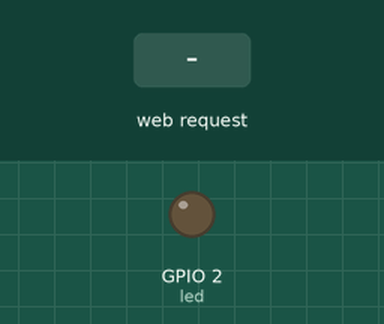
Recording of a program running on a simulated ESP32 board running MicroPython. On the bench: output pins drawn as LEDs (lit = HIGH). The inputs (shaded band) are chosen by the test bench. The board's own WiFi access point starts at once; what the program prints to the serial console is not drawn.

Above: at 1.2 s.
1.3 s: HTTP request GET /5s received
At 2.1 s:
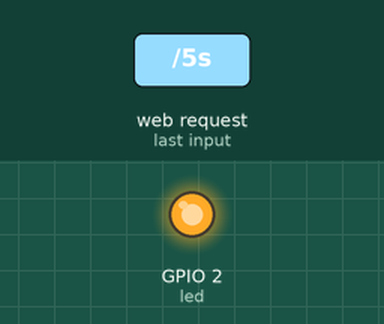
2.8 s: HTTP request GET /10s received
At 14.6 s:
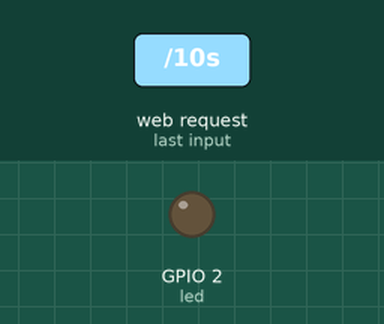
Timing chart, 0 to 15.8 s (numbered marks = the images above; inputs shaded):
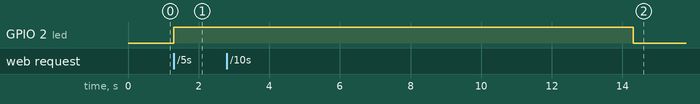

Measured:
- after the input at 1.3 s, GPIO 2 (led): LOW → HIGH at once
- after the input at 2.8 s, GPIO 2 (led): HIGH → LOW after 11.5 s instead of 2.5 s

The program:

main.py
```python
import network
# ap config
ssid = 'ESP32'
password = '00000000'
ap = network.WLAN(network.AP_IF)
ap.active(True)
ap.config(essid=ssid, password=password, authmode=network.AUTH_WPA_WPA2_PSK)
ap.ifconfig(('192.168.100.1', '255.255.255.0', '192.168.100.1', '8.8.8.8'))
# ap status
print('AP Started')
print("SSID:", ssid, "Password:", password)
print(ap.ifconfig())

import utime
import time
from machine import Pin
import usocket as socket

# set gpio
led = Pin(2, Pin.OUT)

# set var
timer_running = False
timer_duration = 0
start_time = 0
led.off()

def handle_request(request):
    global timer_running, timer_duration, start_time

    print("Request received:", request)

    if '5s' in request:
        for i in range (0,5,1):
            led.on()
            if i == 4:
                led.off()
                break
            time.sleep(1)

    if '10s' in request:
        for i in range (0,10,1):
            led.on()
            if i == 9:
                led.off()
                break
            time.sleep(1)
    if '60s' in request:
        for i in range (0,60,1):
            led.on()
            if i == 59:
                led.off()
                break
            time.sleep(1)
    if '12m' in request:
        for i in range (0,720,1):
            led.on()
            if i == 719:
                led.off()
                break
            time.sleep(1)
    if '24m' in request:
        for i in range (0,1440,1):
            led.on()
            if i == 1439:
                led.off()
                break
            time.sleep(1)
    if '36m' in request:
        for i in range (0,2160,1):
            led.on()
            if i == 2159:
                led.off()
                break
            time.sleep(1)

    if 'turn_on' in request:
        led.on()
        timer_running = False

    if 'turn_off' in request:
        led.off()
        timer_running = False

def check_timer():
    global timer_running, timer_duration, start_time

    if timer_running:
        elapsed_time = utime.time() - start_time
        if elapsed_time >= timer_duration:
            led.off()
            timer_running = False
            return 0  # 計時結束
        return timer_duration - elapsed_time
    return -1  # 未計時

def web_page():
    remaining_time = check_timer()
    status = "on" if led.value() == 1 else "off"

    html = f"""
    <html>
    <head>
        <title>ESP32 LED Control</title>
        <meta name="viewport" content="width=device-width, initial-scale=1">
        <style>
            body {{
                font-family: Arial, sans-serif;
                text-align: center;
                max-width: 400px;
                margin: 0 auto;
                padding: 20px;
            }}
            .timer {{
                font-size: 24px;
                margin: 20px;
                border: 1px solid #ddd;
                padding: 10px;
                border-radius: 5px;
            }}
            .btn {{
                display: inline-block;
                padding: 10px 20px;
                margin: 10px;
                font-size: 16px;
                background-color: #4CAF50;
                color: white;
                text-decoration: none;
                border-radius: 5px;
            }}
            input[type="number"] {{
                padding: 10px;
                margin: 10px;
                width: 200px;
            }}
        </style>
    </head>
    <body>
        <h1>LED Control Panel</h1>
        <div class="timer">
            LED Status: {status}<br>
            Time remaining: {remaining_time if remaining_time > 0 else 'None'}
        </div>

        <form>
            <input type="number" name="set_timer" placeholder="seconds" min="1">
            <input type="submit" value="SET" class="btn">
        </form>

        <div>
            <a href="?turn_on=1" class="btn">Turn on LED</a>
            <a href="?turn_off=1" class="btn">Turn off LED</a>
        </div>
        <div>
            <a href="?5s" class="btn">5s</a>
            <a href="?10s" class="btn">10s</a>
            <a href="?60s" class="btn">60s</a>
        </div>
        <div>
            <a href="?12m" class="btn">12m</a>
            <a href="?24m" class="btn">24m</a>
            <a href="?36m" class="btn">36m</a>
        </div>
    </body>
    </html>
    """
    return html

def start_server():
    addr = socket.socket(socket.AF_INET, socket.SOCK_STREAM)
    addr.bind(('0.0.0.0', 80))
    addr.listen(1)

    print('Web伺服器已啟動，等待連線...')

    while True:
        conn, client_addr = addr.accept()
#         print(f'來自 {client_addr} 的連線')

        try:
            request = conn.recv(1024).decode('utf-8')
            handle_request(request)

            response = web_page()
            conn.send('HTTP/1.1 200 OK\n')
            conn.send('Content-Type: text/html\n')
            conn.send('Connection: close\n\n')
            conn.sendall(response)
        except Exception as e:
            print('處理請求時發生錯誤:', e)
        finally:
            conn.close()

start_server()
```
